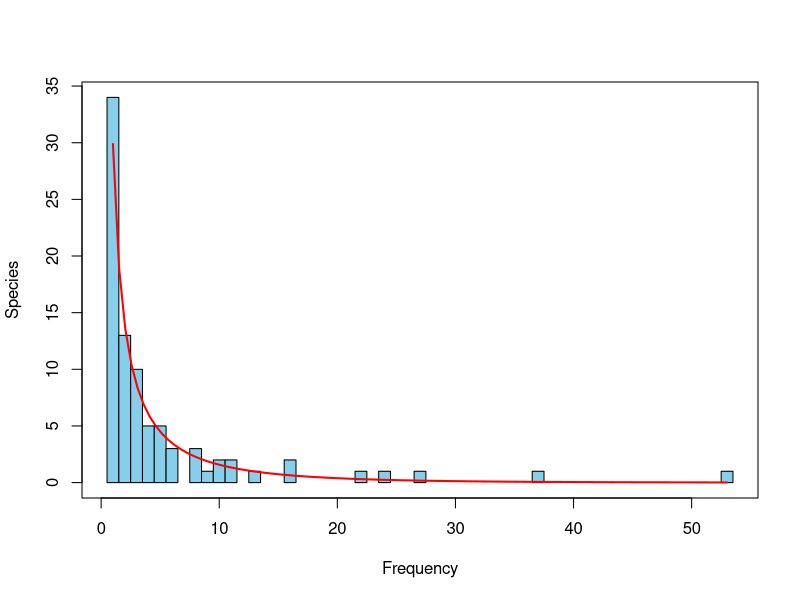
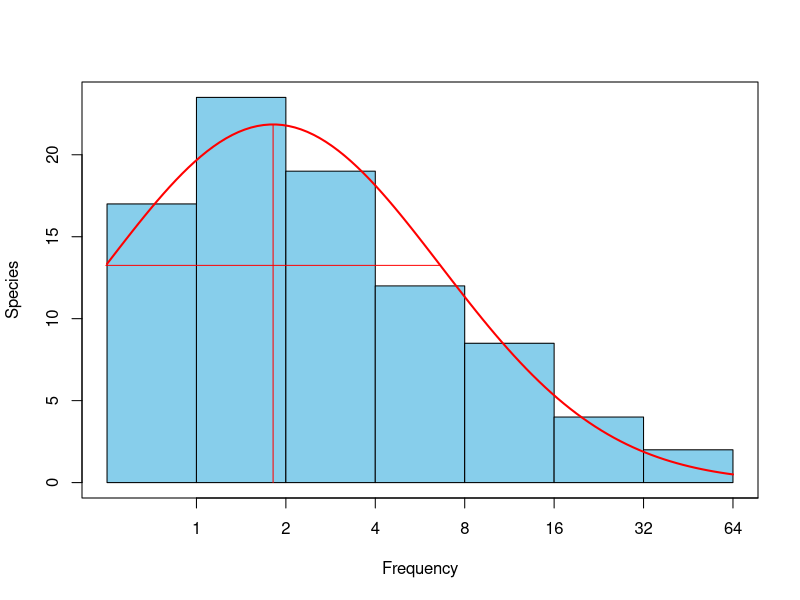
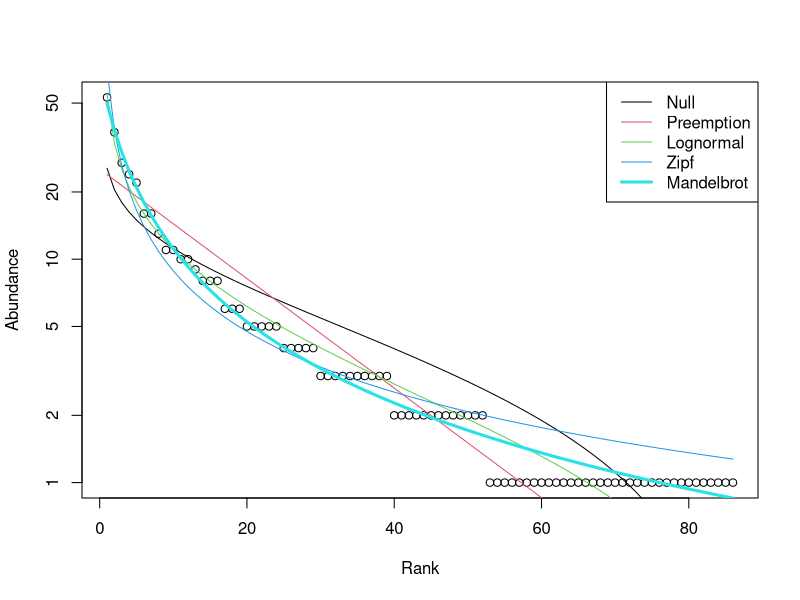
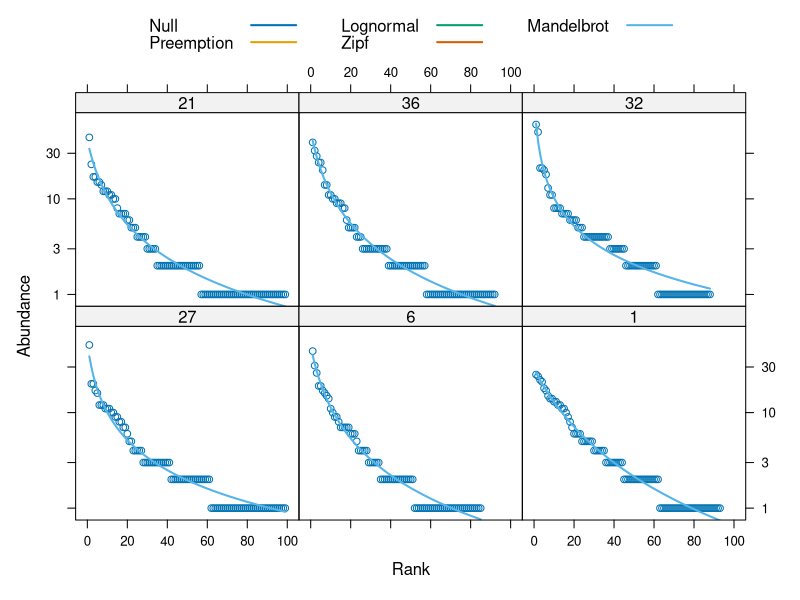

Reproduce these figures in R, in order.
## ---- chunk 1
library(tidyverse)

mites <- read.csv('../../../static/BCB743/Num_Ecol_R_book_ed1/mite.txt', sep = "")

# make a head-tail function
ht <- function(d) rbind(head(d, 7), tail(d, 7))

# Lets look at a portion of the data:
ht(mites[, 1:7])
## ---- chunk 2
library(vegan)

# ?BCI # see the help file for a description of the data

data(BCI)

# take one random sample of a row (site):
k <- sample(nrow(BCI), 1)
fish <- fisherfit(BCI[k,])
fish
plot(fish)
## ---- chunk 3
pres <- prestondistr(BCI[k,])
pres
plot(pres)

## ---- chunk 4
rad <- radfit(BCI[k,])
rad
plot(rad)
## ---- chunk 5
m <- sample(nrow(BCI), 6)
rad2 <- radfit(BCI[m, ])
rad2
plot(rad2)
